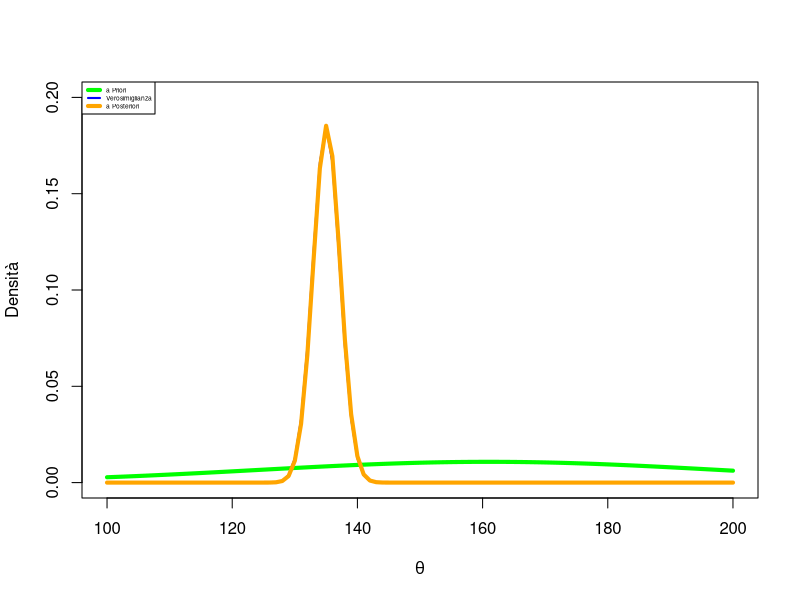
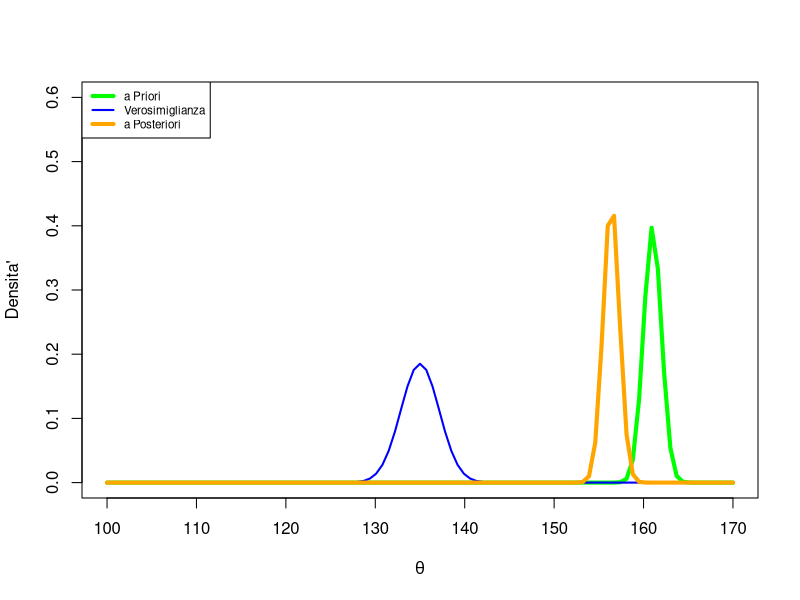
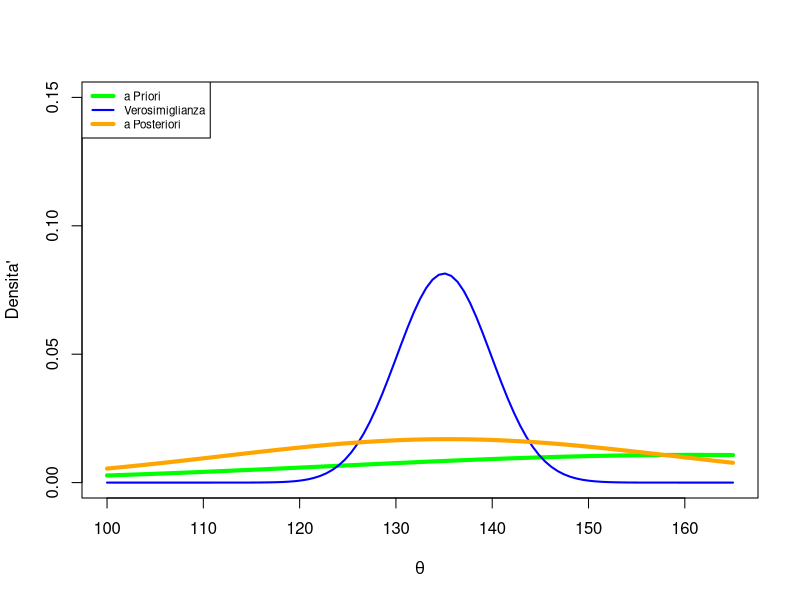
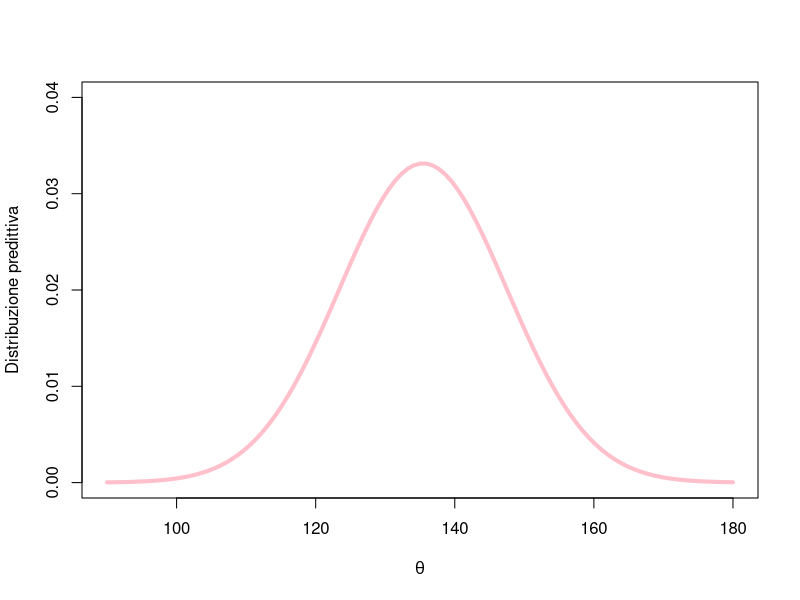

These charts were generated, in order, by the following R code:
## ---- chunk 1
knitr::opts_chunk$set(echo = TRUE)
## ---- chunk 2
quantile1 <- list(p = 0.05, x=100); quantile1
quantile2 <- list(p = 0.7, x=180); quantile2
## ---- chunk 3
require(LearnBayes)
normal.select(quantile1, quantile2)
## ---- chunk 4
n <- 31
mu1<- (161*12^2 + (n*135*37^2))/(n*37^2 + 12^2); mu1
## ---- chunk 5
tau12<- ((37^2)*12^2)/(n*37^2+12^2);
tau12
tau1<-sqrt(tau12)
# or
1/(31/12^2 + 1/37^2)
## ---- chunk 6
# distribuzione a priori
mu <- 161
tau <- 37
curve(dnorm(x,mu,tau),
      xlab = expression(theta),
      ylab="Densità",
      xlim=c(100,200),
      ylim = c(0,0.2),
      lwd=4,
      col="green")
n<-31
# verosimiglianza
xbar <- 135
sigma <- 12
ss<-sigma/sqrt(n)
curve(dnorm(x,xbar,ss),
    lwd=2,
    col= "blue",
    add=TRUE)
# distribuzione a posteriori
curve(dnorm(x,mu1,tau1),
    lwd=4,
    col="orange",
    add=TRUE)
legend("topleft",
      c("a Priori","Verosimiglianza","a Posteriori"),
      lwd=c(4,2,4),
      cex = 0.4,
      col=c("green", "blue","orange" ))
## ---- chunk 7
mu1 <- (161*12^2 + (n*135*1^2))/(n*1^2 + 12^2); mu1
tau12 <- ((1^2)*12^2)/(n*1^2+12^2);
tau12
tau1 <-sqrt(tau12)
## ---- chunk 8
# distribuzione a priori
mu <- 161
tau <- 1
curve(dnorm(x,mu,tau),
    xlab= expression(theta),
    ylab="Densita'",
    xlim=c(100,170),
    ylim = c(0,0.6),
    lwd=4,
    col="green")
# verosimiglianza
sigma <- 12
n<-31
ss<-sigma/sqrt(n)
curve(dnorm(x,xbar,ss),
    lwd=2,
    col= "blue",
    add=TRUE)
# distribuzione a posteriori
curve(dnorm(x,mu1,tau1),
    lwd=4,
    col="orange",
    add=TRUE)
legend("topleft",
    c("a Priori","Verosimiglianza","a Posteriori"),
    lwd=c(4,2,4),
    col=c("green", "blue","orange" ), cex = 0.7)
## ---- chunk 9
n1 <- 6
mu11<- (161*12^2 + (n1*135*37^2))/(n1*37^2 + 12^2); mu11

tau121<- ((37^2)*12^2)/(n1*37^2+12^2);
tau121

tau11<-sqrt(tau121)
## ---- chunk 10
# distribuzione a priori
mu <- 161
tau <- 37
curve(dnorm(x,mu,tau),
      xlab = expression(theta),
      ylab="Densita'",
      xlim=c(100,165),
      ylim = c(0,0.15),
      lwd=4,
      col="green")
# verosimiglianza
sigma <- 12
ss<-sigma/sqrt(n1)
curve(dnorm(x,xbar,ss),
    lwd=2,
    col= "blue",
    add=TRUE)
# distribuzione a posteriori
curve(dnorm(x,mu11,tau121),
    lwd=4,
    col="orange",
    add=TRUE)
legend("topleft",
    c("a Priori","Verosimiglianza","a Posteriori"),
    lwd=c(4,2,4),
    col=c("green", "blue","orange" ), cex = 0.7)
## ---- chunk 11
curve(dnorm(x,mu11,sqrt((tau12 + sigma^2))),
    xlab = expression(theta),
    ylab="Distribuzione predittiva",
    xlim=c(90,180),
    ylim = c(0,0.04),
    lwd=4,
    col="pink")
